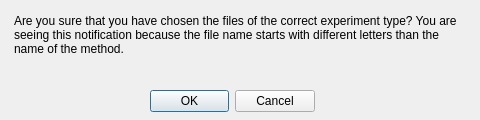
<?xml version="1.0" encoding="UTF-8"?>
<ui version="4.0">
 <class>Note</class>
 <widget class="QDialog" name="Note">
  <property name="geometry">
   <rect>
    <x>0</x>
    <y>0</y>
    <width>480</width>
    <height>120</height>
   </rect>
  </property>
  <property name="windowTitle">
   <string>Alert</string>
  </property>
  <widget class="QTextEdit" name="textEdit">
   <property name="geometry">
    <rect>
     <x>10</x>
     <y>10</y>
     <width>451</width>
     <height>81</height>
    </rect>
   </property>
   <property name="mouseTracking">
    <bool>false</bool>
   </property>
   <property name="focusPolicy">
    <enum>Qt::NoFocus</enum>
   </property>
   <property name="styleSheet">
    <string notr="true">background: transparent</string>
   </property>
   <property name="frameShape">
    <enum>QFrame::NoFrame</enum>
   </property>
   <property name="html">
    <string>&lt;!DOCTYPE HTML PUBLIC &quot;-//W3C//DTD HTML 4.0//EN&quot; &quot;http://www.w3.org/TR/REC-html40/strict.dtd&quot;&gt;
&lt;html&gt;&lt;head&gt;&lt;meta name=&quot;qrichtext&quot; content=&quot;1&quot; /&gt;&lt;meta charset=&quot;utf-8&quot; /&gt;&lt;style type=&quot;text/css&quot;&gt;
p, li { white-space: pre-wrap; }
hr { height: 1px; border-width: 0; }
li.unchecked::marker { content: &quot;\2610&quot;; }
li.checked::marker { content: &quot;\2612&quot;; }
&lt;/style&gt;&lt;/head&gt;&lt;body style=&quot; font-family:'Segoe UI'; font-size:9pt; font-weight:400; font-style:normal;&quot;&gt;
&lt;p style=&quot; margin-top:0px; margin-bottom:0px; margin-left:0px; margin-right:0px; -qt-block-indent:0; text-indent:0px;&quot;&gt;Are you sure that you have chosen the files of the correct experiment type? You are seeing this notification because the file name starts with different letters than the name of the method.&lt;/p&gt;
&lt;p style=&quot;-qt-paragraph-type:empty; margin-top:0px; margin-bottom:0px; margin-left:0px; margin-right:0px; -qt-block-indent:0; text-indent:0px;&quot;&gt;&lt;br /&gt;&lt;/p&gt;&lt;/body&gt;&lt;/html&gt;</string>
   </property>
  </widget>
  <widget class="QDialogButtonBox" name="buttonBox">
   <property name="geometry">
    <rect>
     <x>150</x>
     <y>90</y>
     <width>165</width>
     <height>22</height>
    </rect>
   </property>
   <property name="standardButtons">
    <set>QDialogButtonBox::Cancel|QDialogButtonBox::Ok</set>
   </property>
  </widget>
 </widget>
 <resources/>
 <connections/>
</ui>
